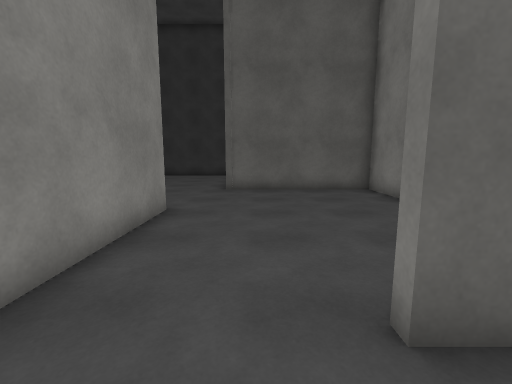
[1] (above)

17 first-person views from a walk through a 3-D level made in the Unity game engine. The camera is 1.4 m above the floor, tilts 8° down and sees 90° across. The floor is counted in squares, 1 m on a side. Each view is taken from the middle of a square. On the plan, view 1 faces up. The plan holds only what a view shows up to about 13 squares ahead; the rest is blank. The place goes on beyond the plan. The player character is not drawn. Surface patterns are stand-ins for the level's own textures.

[2]
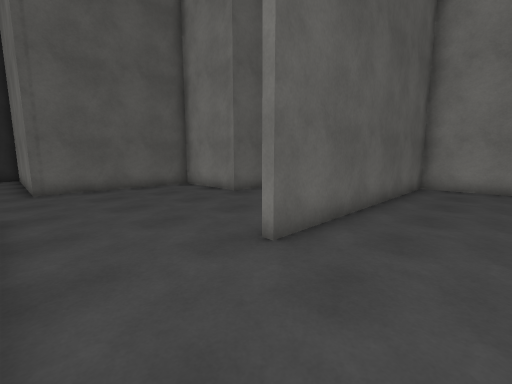

[3]
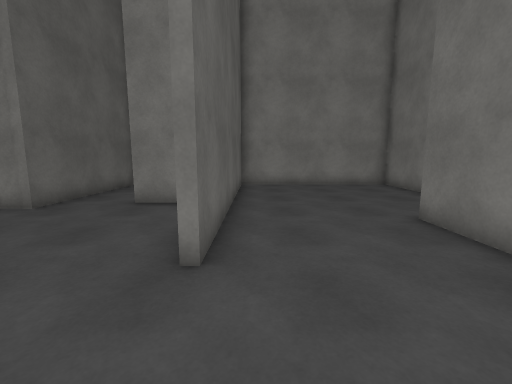

[4]
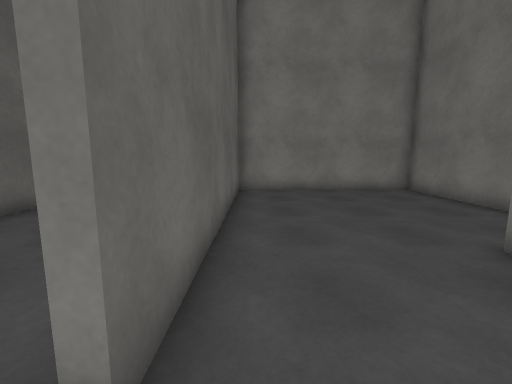

[5]
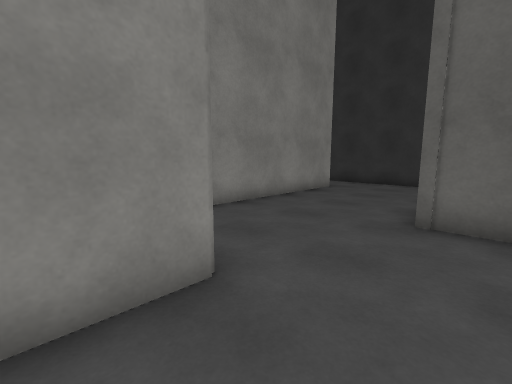

[6]
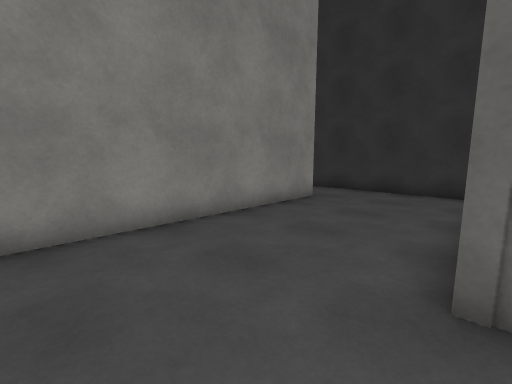

[7]
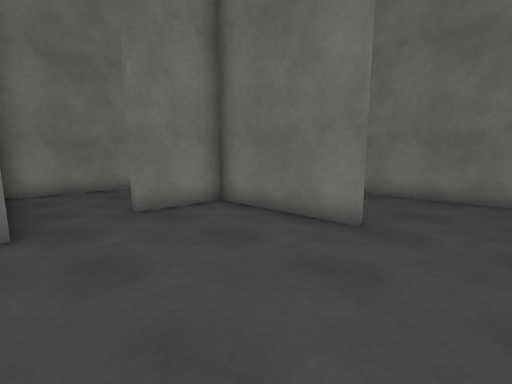

[8]
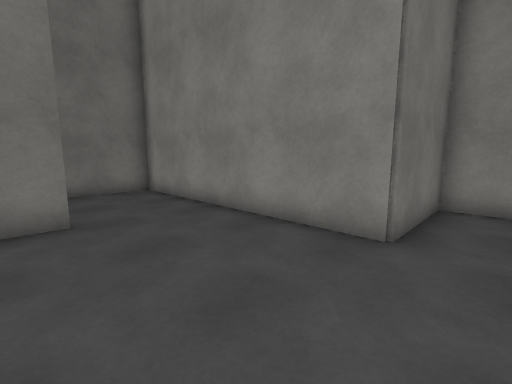

[9]
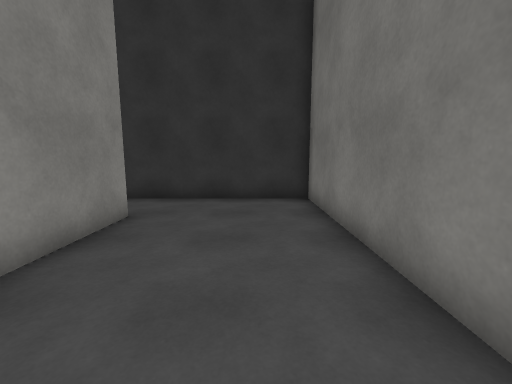

[10]
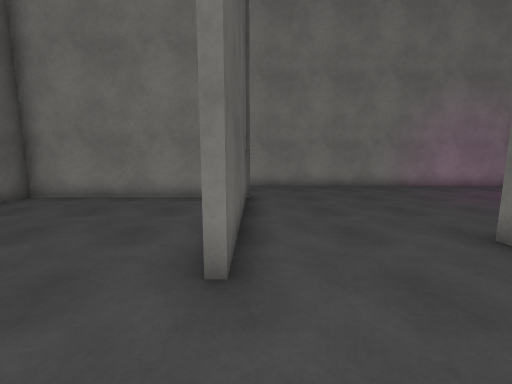

[11]
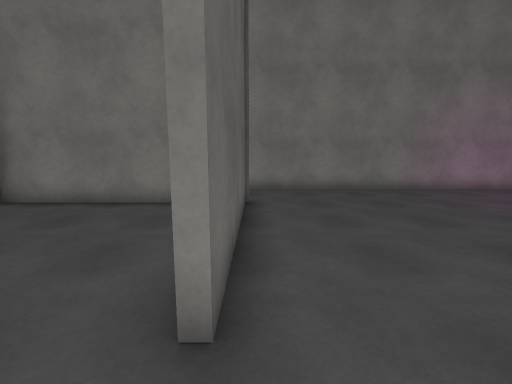

[12]
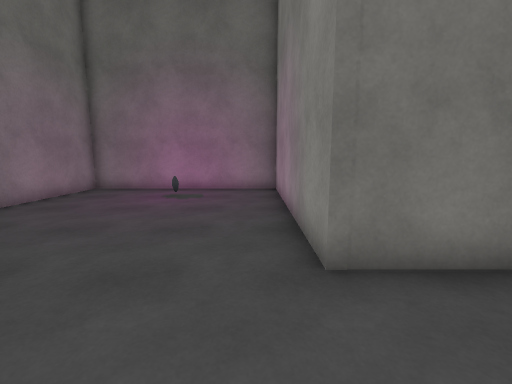

[13]
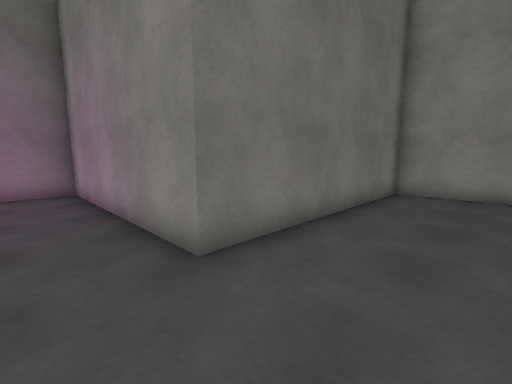

[14]
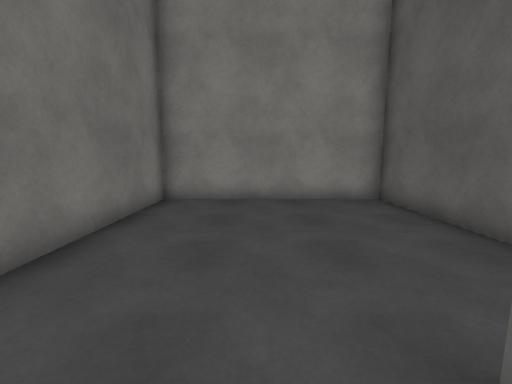

[15]
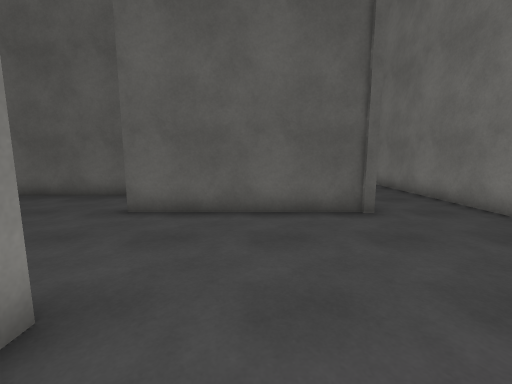

[16]
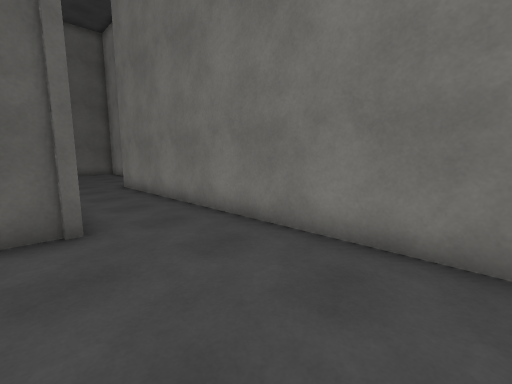

[17]
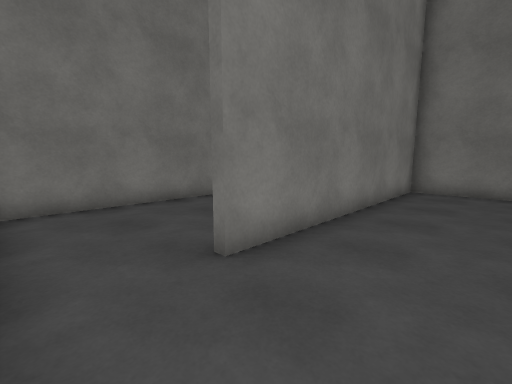

### Floor plan
Points are (right, up) in squares from view 1. A wall is a line through its corners. A room is listed if a view was taken in it or the views show most of it. See-through windows are left out.
Room 1 (views 1, 2, 3, 4, 5, 6, 7, 8, 9, 17)
walls: (1, 2) (5.6, 2) (5.6, 4.8); (-9.1, 6.7) (-6.3, 6.7) (-6.3, 15.9); (6.5, 7) (4.8, 7) (4.8, 10.8) (-1.3, 10.8) (-1.3, 18.4) (-7.6, 18.4); (-6, 16) (-6, 6.7) (-2.4, 6.7) (-2.4, -2.7) (3.8, -2.7); (6.4, -5.4) (10.7, -5.4) (10.7, 1.7) (1.1, 1.7)
ways out: opening at (5, -4.3) to room 2; opening at (6, 5.5) to room 3
Room 2 (views 10, 11, 12, 13, 14, 15, 16)
walls: (11, -5.7) (4.8, -5.7); (3.4, -2.9) (-2.4, -2.9) (-2.4, -10) (6.1, -10) (6.1, -18) (14, -18) (14, 1.5)
ways out: opening at (5, -4.3) to room 1; opening at (12.5, 2.5)
objects: other object (10, -16)
Room 3 (no view inside)
walls: (10.7, 3) (10.7, 7) (6.5, 7)
ways out: opening at (6, 5.5) to room 1

Positions as (right, up) in squares from view 1, and headings:
1: (0, 0), facing up
2: (-2, -1), facing up-right
3: (-2, 1), facing right
4: (0, 1), facing right
5: (0, 5), facing up-left
6: (-1, 8), facing up-left
7: (-1, 7), facing down-right
8: (2, 8), facing down-left
9: (-3, 10), facing up
10: (2, -6), facing right
11: (3, -6), facing right
12: (7, -7), facing down
13: (8, -7), facing down-left
14: (6, -7), facing left
15: (8, -12), facing up
16: (10, -11), facing up-right
17: (-9, 18), facing down-right
